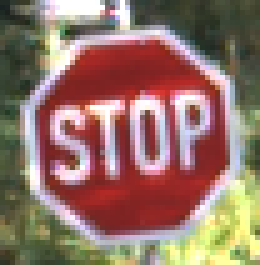
#> input picture ref_col_raw2.png, 52 x 53 px (shown 5 times larger)
$ python tp1_team_2_18.py
#> lines starting #> are read from the running program, lines starting #| are printed output that depends on the picture
#> the answer given: ref_col_raw2.png
#> in load_img, img is the input picture: PIL image 52x53 RGB; mean R, G, B 147.9, 116.2, 104.5
"""
Course Number: ENGR 13300
Semester: Fall 2025

Description:
    Cleans an image by resizing + adding padding to the sides to prepare it for feature extraction and classification.

Assignment Information:
    Assignment:     11.2.2 Tp1 team 2
    Team ID:        LC4 - 18
    Author:         Justin Chen, chen5731@purdue.edu
                    Arav Srivastava, sriva222@dhaliwag@purdue.edu
                    Gina Dhaliwal, dhaliwag@purdue.edu
                    Ayona Kuriakose, akuriak@purdue.edu
    Date:           10/10/2025

Contributors:
    Name, login@purdue [repeat for each]

    My contributor(s) helped me:
    [ ] understand the assignment expectations without
        telling me how they will approach it.
    [ ] understand different ways to think about a solution
        without helping me plan my solution.
    [ ] think through the meaning of a specific error or
        bug present in my code without looking at my code.
    Note that if you helped somebody else with their code, you
    have to list that person as a contributor here as well.

Academic Integrity Statement:
    I have not used source code obtained from any unauthorized
    source, either modified or unmodified; nor have I provided
    another student access to my code.  The project I am
    submitting is my own original work.
"""

from PIL import Image, ImageOps
import numpy as np
import matplotlib.pyplot as plt

# takes a numpy image array and cleans/resizes it
def clean_image(array):
    print(f"Image shape before cleaning: {array.shape}")  # display original shape
#| Image shape before cleaning: (53, 52, 3)

    aspect_ratio = len(array[0]) / len(array)  # calculate width-to-height ratio
#> aspect_ratio = 0.981
    new_width = 100  # base width for resizing
    new_height = 100  # base height for resizing

    # adjust dimensions based on aspect ratio
    if aspect_ratio < 1:
        new_width *= aspect_ratio  # narrow image: scale width down
#> new_width = 98.11
    elif aspect_ratio > 1:
        new_height /= aspect_ratio  # wide image: scale height down

    # convert dimensions to integers
    new_height = int(new_height)
    new_width = int(new_width)
#> new_width = 98

    # resize image
    image = Image.fromarray(array).resize(size=[new_width, new_height], resample=2)
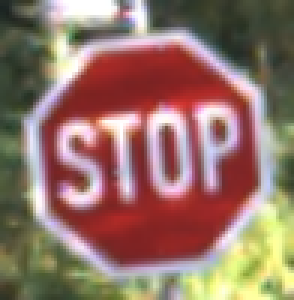
#> image: PIL image 98x100 RGB (shown 3 times larger); mean R, G, B 147.9, 116.2, 104.6
    print(f"Resized image to: ({new_height}, {new_width})")
#| Resized image to: (100, 98)

    # pad image to 100×100 with black borders, centered at middle
    image = ImageOps.pad(image=image, size=[100, 100], color="black", centering=(0.5, 0.5))
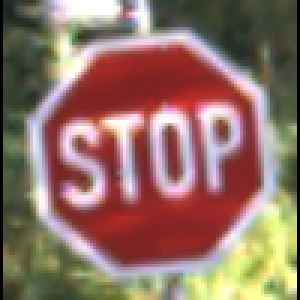
#> image: PIL image 100x100 RGB (shown 3 times larger); mean R, G, B 144.9, 113.9, 102.5

    # convert processed image back to numpy array
    output_array = np.array(image)
    print(f"Image shape after cleaning: {output_array.shape}")
#| Image shape after cleaning: (100, 100, 3)

    return output_array  # return cleaned 100×100 image array


# loads an image file and converts it to a numpy array
def load_img(path):
    img = Image.open(path)  # open image from given path
    img_array = np.array(img)  # convert to numpy array

    # reshapes array to only have 3 values (removes alpha value, if exists)
    if img_array.shape[-1] == 4:
        img_array = img_array[:, :, :3]

    # ensure pixel values are in uint8 format
    if img_array.dtype != np.uint8:
        img_array = img_array.astype(np.uint8)

    return img_array  # return 3-channel uint8 array


# main function for running the image cleaning process
def main():
    path = input("Enter the path of the image you want to clean: ")  # ask user for image path
    img_array = load_img(path)  # load image into array
    output_img = clean_image(img_array)  # clean and resize image
    plt.imshow(output_img)  # display cleaned image
    plt.axis("off")  # hide axis labels
    plt.show()  # render image display

if __name__ == "__main__":
    main()
